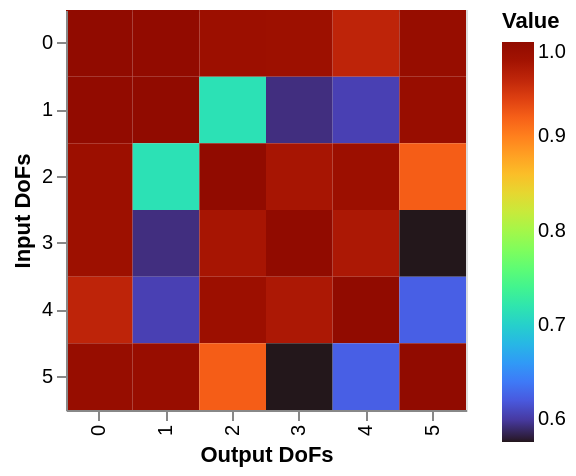

Notebook code for this chart:
### Code cell
pyFBS.imshow(coh_crit)

### Figure 1 — Vega-Lite specification as saved in the notebook (floating-point values rounded to 4 significant figures)
{"config": {"view": {"continuousWidth": 400, "continuousHeight": 300}}, "data": {"name": "data-066ebefb74feab2ed4cab31a8ba897b5"}, "mark": "rect", "encoding": {"color": {"type": "quantitative", "field": "rec", "legend": {"title": "Value"}, "scale": {"scheme": "turbo"}}, "tooltip": [{"type": "quantitative", "field": "rec", "format": ".3f", "title": "Value"}], "x": {"type": "ordinal", "axis": {"title": "Output DoFs"}, "field": "x"}, "y": {"type": "ordinal", "axis": {"title": "Input DoFs"}, "field": "y"}}, "height": 200, "title": "", "width": 200, "$schema": "https://vega.github.io/schema/vega-lite/v4.8.1.json", "datasets": {"data-066ebefb74feab2ed4cab31a8ba897b5": [{"x": 0, "y": 0, "rec": 1.0}, {"x": 1, "y": 0, "rec": 0.9979}, {"x": 2, "y": 0, "rec": 0.986}, {"x": 3, "y": 0, "rec": 0.9852}, {"x": 4, "y": 0, "rec": 0.9611}, {"x": 5, "y": 0, "rec": 0.9907}, {"x": 0, "y": 1, "rec": 0.9979}, {"x": 1, "y": 1, "rec": 1.0}, {"x": 2, "y": 1, "rec": 0.7152}, {"x": 3, "y": 1, "rec": 0.5923}, {"x": 4, "y": 1, "rec": 0.6045}, {"x": 5, "y": 1, "rec": 0.9904}, {"x": 0, "y": 2, "rec": 0.986}, {"x": 1, "y": 2, "rec": 0.7152}, {"x": 2, "y": 2, "rec": 1.0}, {"x": 3, "y": 2, "rec": 0.977}, {"x": 4, "y": 2, "rec": 0.9859}, {"x": 5, "y": 2, "rec": 0.9216}, {"x": 0, "y": 3, "rec": 0.9852}, {"x": 1, "y": 3, "rec": 0.5923}, {"x": 2, "y": 3, "rec": 0.977}, {"x": 3, "y": 3, "rec": 1.0}, {"x": 4, "y": 3, "rec": 0.9733}, {"x": 5, "y": 3, "rec": 0.576}, {"x": 0, "y": 4, "rec": 0.9611}, {"x": 1, "y": 4, "rec": 0.6045}, {"x": 2, "y": 4, "rec": 0.9859}, {"x": 3, "y": 4, "rec": 0.9733}, {"x": 4, "y": 4, "rec": 1.0}, {"x": 5, "y": 4, "rec": 0.6239}, {"x": 0, "y": 5, "rec": 0.9907}, {"x": 1, "y": 5, "rec": 0.9904}, {"x": 2, "y": 5, "rec": 0.9216}, {"x": 3, "y": 5, "rec": 0.576}, {"x": 4, "y": 5, "rec": 0.6239}, {"x": 5, "y": 5, "rec": 1.0}]}}
